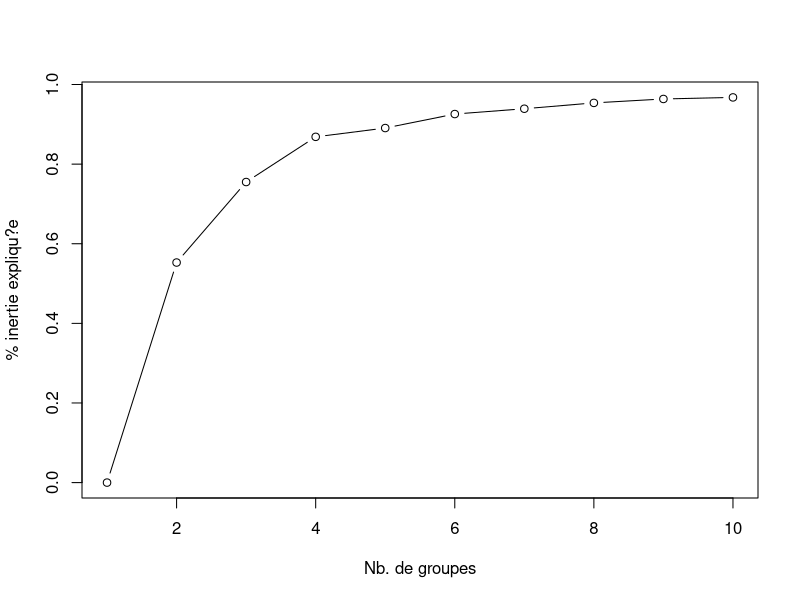
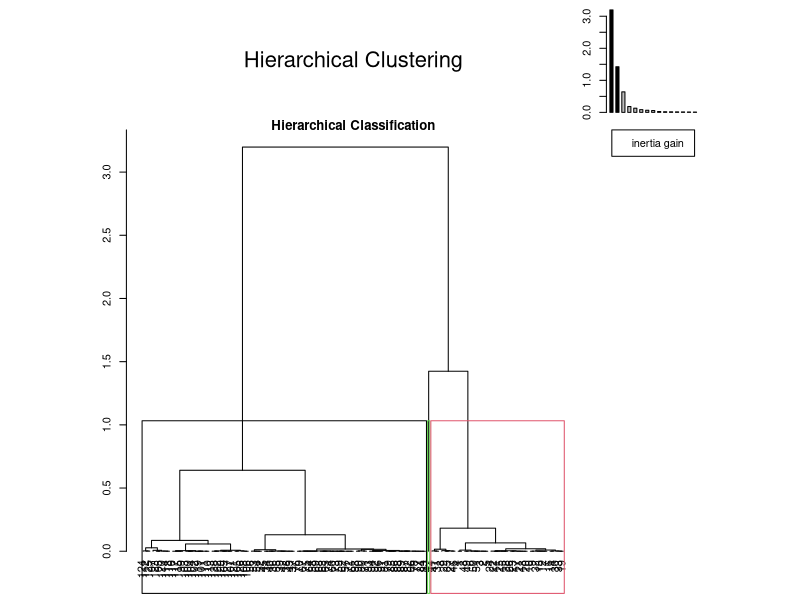
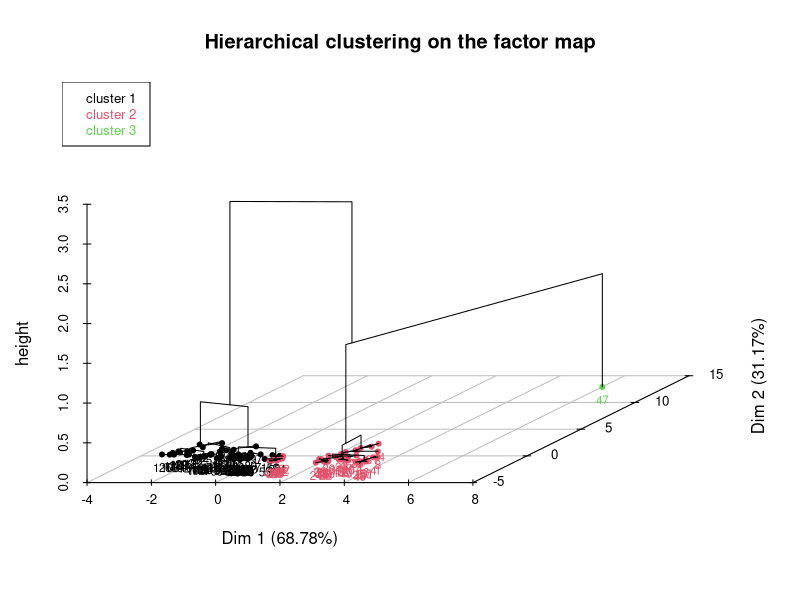
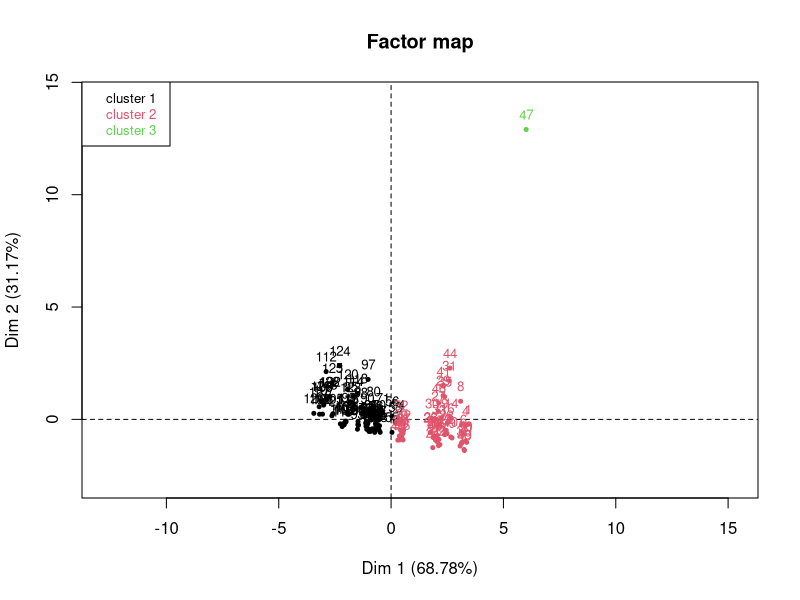

Write R code to recreate these figures, in order.
library("readxl")
data<-read.csv2("donnees.csv")
print(data[1:9,c("po","maxmin","minmin","pf","volume","capital","negotiation","me",	"mb",	"diff")])

col.actifs <- data[,1:10]
#centrage et réduction 
col.actifs_cr<-scale(col.actifs,center=T,scale=T)
#kmeans
groupes.kmeans <- kmeans(col.actifs_cr,centers=8,nstart=5)

print(groupes.kmeans)

groupes.kmeans$betweenss


#l'inertie explicative
inertie.expl <- rep(0,times=10)
for (k in 2:10){
  clus <- kmeans(col.actifs_cr,centers=k,nstart=5)
  inertie.expl[k] <- clus$betweenss/clus$totss
}

plot(1:10,inertie.expl,type="b",xlab="Nb. de groupes",ylab="% inertie expliqu?e")

#CAH
library(FactoMineR)
#Les donn?es ont ?t? pr?alablement centr?es et r?duites sur Excel
autos_cr<-read_xlsx("data_centree_reduite.xlsx",1)

print(autos_cr)
autos_cr.actifs<-autos_cr[,1:6]

Res<-HCPC(autos_cr.actifs,nb.clust=-1)

cor(autos_cr.actifs)
Res$data.clust
Res$desc.var
Res$desc.ind
Res$desc.var$test.chi2
Res$desc.var$category
##Calcul du taux d'inertie
I<-Res$call
I
#####gain d'inerite
Res$call$'t'$inert.gain
